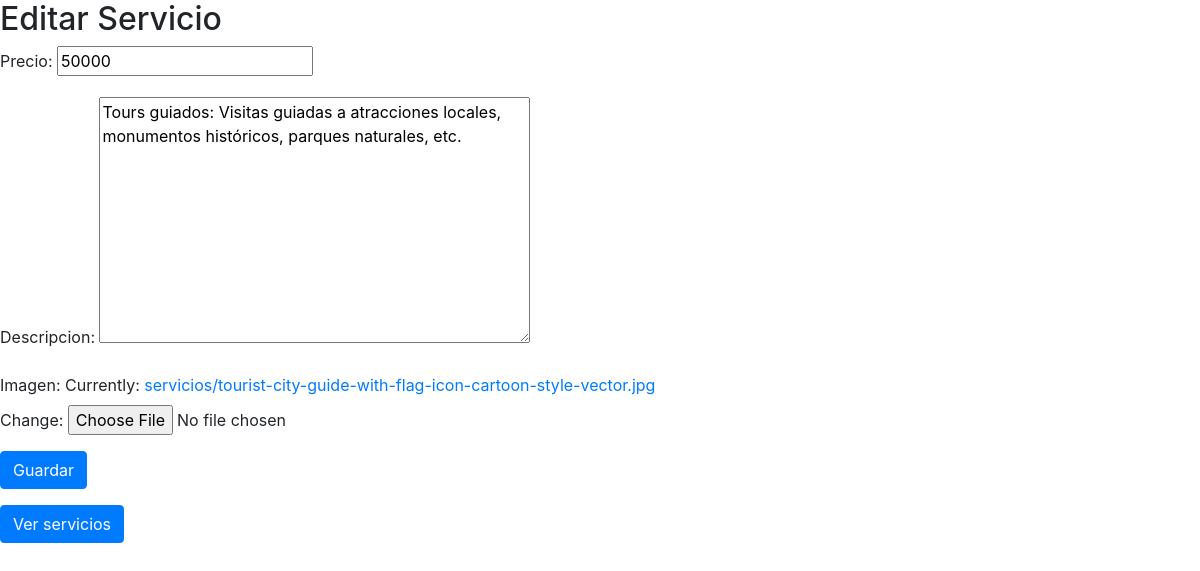
The app's page /turismo/editar/1/ with its own data.
### turismo/models.py (models this page shows)
class Servicios(models.Model):
        id_servicio = models.AutoField(db_column='idServicio', primary_key=True)
        precio = models.CharField(max_length=10, null=True, default=None)
        imagen = models.ImageField(upload_to='servicios/', null='media/default.png')
        descripcion = models.TextField()

### turismo/views.py (the view)
# urls.py: path('editar/<int:servicio_id>/', views.editar, name='editar'),
def editar(request, servicio_id):
    servicios = get_object_or_404(Servicios, id_servicio=servicio_id)
    if request.method == 'POST':
        form = ServiciosForm(request.POST, request.FILES, instance=servicios)  # Añade request.FILES aquí
        if form.is_valid():
            form.save()
            return redirect('listar')
    else:
        form = ServiciosForm(instance=servicios)
    return render(request, 'turismo/editar.html', {'form': form})

### turismo/forms.py
class ServiciosForm(forms.ModelForm):
    class Meta:
        model = Servicios
        fields = ['precio', 'descripcion', 'imagen']

### turismo/templates/turismo/editar.html (shortened to what this page needs)
<!DOCTYPE html>
<html lang="en">
<head>
    <link href="https://stackpath.bootstrapcdn.com/bootstrap/4.3.1/css/bootstrap.min.css" rel="stylesheet">
</head>
<body>
    <h2>Editar Servicio</h2>
    <form method="post" class="form-group" enctype="multipart/form-data">
        {{ form.as_p }}
        <button type="submit" class="btn btn-primary">Guardar</button>
    </form>
    <a href="{% url 'listar' %}" class="btn btn-primary">Ver servicios</a>
</body>
</html>

### records on screen
Servicios: precio "50000", descripcion "Tours guiados: Visitas guiadas a atracciones locales, monumentos históricos, parques naturales, etc."
